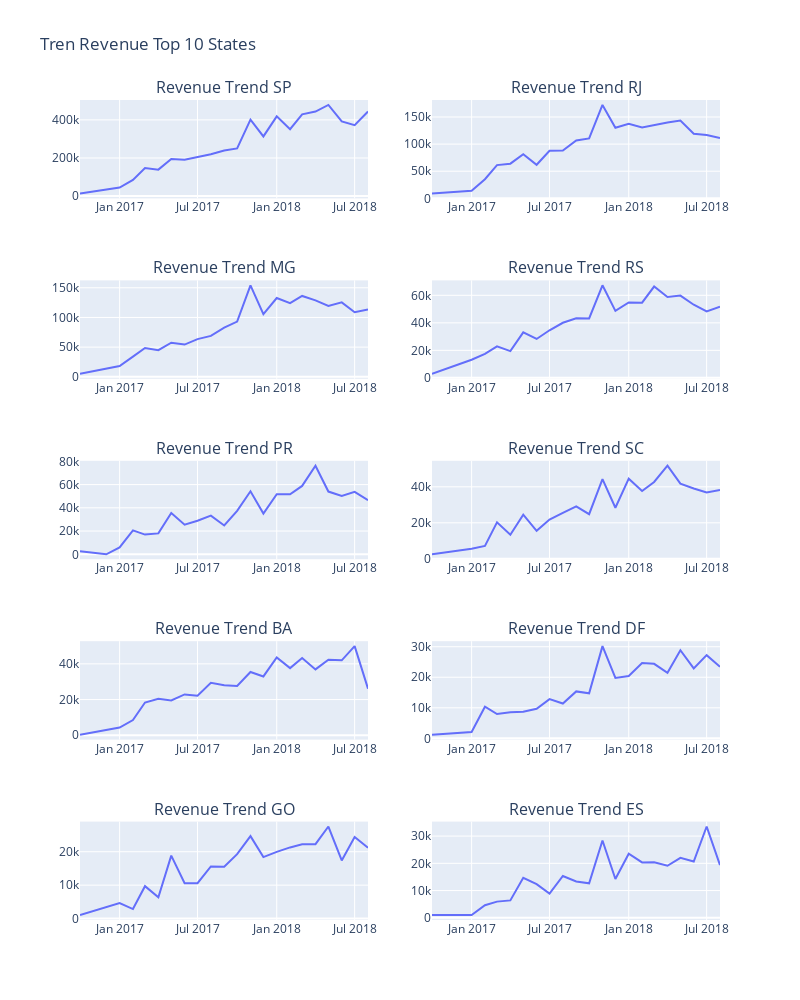

Notebook code for this chart:
### Code cell
# Membuat sebuah subplot dengan 5 rows dan 2 columns
fig = make_subplots(rows=5, cols=2, subplot_titles=('Revenue Trend SP', 'Revenue Trend RJ', 'Revenue Trend MG', 'Revenue Trend RS', 'Revenue Trend PR', 'Revenue Trend SC', 'Revenue Trend BA', 'Revenue Trend DF', 'Revenue Trend GO', 'Revenue Trend ES'))

# Add Plotly Express plots to each subplot
fig.add_trace(px.line(monthly_revenue_SP, x='year_month', y='revenue').data[0], row=1, col=1)
fig.add_trace(px.line(monthly_revenue_RJ, x='year_month', y='revenue').data[0], row=1, col=2)
fig.add_trace(px.line(monthly_revenue_MG, x='year_month', y='revenue').data[0], row=2, col=1)
fig.add_trace(px.line(monthly_revenue_RS, x='year_month', y='revenue').data[0], row=2, col=2)
fig.add_trace(px.line(monthly_revenue_PR, x='year_month', y='revenue').data[0], row=3, col=1)
fig.add_trace(px.line(monthly_revenue_SC, x='year_month', y='revenue').data[0], row=3, col=2)
fig.add_trace(px.line(monthly_revenue_BA, x='year_month', y='revenue').data[0], row=4, col=1)
fig.add_trace(px.line(monthly_revenue_DF, x='year_month', y='revenue').data[0], row=4, col=2)
fig.add_trace(px.line(monthly_revenue_GO, x='year_month', y='revenue').data[0], row=5, col=1)
fig.add_trace(px.line(monthly_revenue_ES, x='year_month', y='revenue').data[0], row=5, col=2)

# Update judul subplot (optional)
fig.update_layout(title_text='Tren Revenue Top 10 States',
                  autosize=False,
                  width=800,
                  height=1000,)

# Menampilkan plot
fig.show()

### Figure 1 — Plotly figure (JSON) as saved in the notebook; plotly's stock layout.template omitted (floating-point values rounded to 4 significant figures)
{"data": [{"hovertemplate": "year_month=%{x}<br>revenue=%{y}<extra></extra>", "legendgroup": "", "line": {"color": "#636efa", "dash": "solid"}, "marker": {"symbol": "circle"}, "mode": "lines", "name": "", "orientation": "v", "showlegend": false, "type": "scatter", "x": ["2016-10", "2017-1", "2017-2", "2017-3", "2017-4", "2017-5", "2017-6", "2017-7", "2017-8", "2017-9", "2017-10", "2017-11", "2017-12", "2018-1", "2018-2", "2018-3", "2018-4", "2018-5", "2018-6", "2018-7", "2018-8"], "xaxis": "x", "y": [13560.0, 44840.0, 84444, 147700.0, 138800.0, 195100.0, 191000.0, 204500.0, 219200.0, 238800.0, 249900.0, 401000.0, 313100.0, 418500.0, 351000.0, 429100.0, 443400.0, 478500.0, 392100.0, 371900.0, 443800.0], "yaxis": "y"}, {"hovertemplate": "year_month=%{x}<br>revenue=%{y}<extra></extra>", "legendgroup": "", "line": {"color": "#636efa", "dash": "solid"}, "marker": {"symbol": "circle"}, "mode": "lines", "name": "", "orientation": "v", "showlegend": false, "type": "scatter", "x": ["2016-10", "2017-1", "2017-2", "2017-3", "2017-4", "2017-5", "2017-6", "2017-7", "2017-8", "2017-9", "2017-10", "2017-11", "2017-12", "2018-1", "2018-2", "2018-3", "2018-4", "2018-5", "2018-6", "2018-7", "2018-8"], "xaxis": "x2", "y": [8992.0, 14040.0, 35280.0, 61340.0, 63920.0, 81330.0, 61890.0, 87580.0, 88280.0, 106700.0, 110600.0, 172200.0, 130000.0, 137400.0, 130600.0, 135200.0, 139700.0, 143400.0, 119200.0, 116700.0, 111200.0], "yaxis": "y2"}, {"hovertemplate": "year_month=%{x}<br>revenue=%{y}<extra></extra>", "legendgroup": "", "line": {"color": "#636efa", "dash": "solid"}, "marker": {"symbol": "circle"}, "mode": "lines", "name": "", "orientation": "v", "showlegend": false, "type": "scatter", "x": ["2016-10", "2017-1", "2017-2", "2017-3", "2017-4", "2017-5", "2017-6", "2017-7", "2017-8", "2017-9", "2017-10", "2017-11", "2017-12", "2018-1", "2018-2", "2018-3", "2018-4", "2018-5", "2018-6", "2018-7", "2018-8"], "xaxis": "x3", "y": [4960.0, 18070.0, 33920.0, 48490.0, 44910.0, 57390.0, 54350.0, 63490.0, 69010.0, 82840.0, 93050.0, 154100.0, 105500.0, 132700.0, 124200.0, 136200.0, 128800.0, 119500.0, 125400.0, 108800.0, 113600.0], "yaxis": "y3"}, {"hovertemplate": "year_month=%{x}<br>revenue=%{y}<extra></extra>", "legendgroup": "", "line": {"color": "#636efa", "dash": "solid"}, "marker": {"symbol": "circle"}, "mode": "lines", "name": "", "orientation": "v", "showlegend": false, "type": "scatter", "x": ["2016-10", "2017-1", "2017-2", "2017-3", "2017-4", "2017-5", "2017-6", "2017-7", "2017-8", "2017-9", "2017-10", "2017-11", "2017-12", "2018-1", "2018-2", "2018-3", "2018-4", "2018-5", "2018-6", "2018-7", "2018-8"], "xaxis": "x4", "y": [2898.0, 13140.0, 17390.0, 22940.0, 19470.0, 33050.0, 28270.0, 34590.0, 40030.0, 43250.0, 43170.0, 67260.0, 48710.0, 54820.0, 54680.0, 66380.0, 58780.0, 59770.0, 53150.0, 48280.0, 51760.0], "yaxis": "y4"}, {"hovertemplate": "year_month=%{x}<br>revenue=%{y}<extra></extra>", "legendgroup": "", "line": {"color": "#636efa", "dash": "solid"}, "marker": {"symbol": "circle"}, "mode": "lines", "name": "", "orientation": "v", "showlegend": false, "type": "scatter", "x": ["2016-10", "2016-12", "2017-1", "2017-2", "2017-3", "2017-4", "2017-5", "2017-6", "2017-7", "2017-8", "2017-9", "2017-10", "2017-11", "2017-12", "2018-1", "2018-2", "2018-3", "2018-4", "2018-5", "2018-6", "2018-7", "2018-8"], "xaxis": "x5", "y": [2580.0, 19.62, 5985, 20620.0, 16980.0, 17990.0, 35560.0, 25530.0, 28860.0, 33310.0, 24800.0, 37400.0, 54240.0, 35100.0, 51740.0, 51620.0, 58850.0, 76240.0, 53990.0, 50250.0, 53730.0, 46540.0], "yaxis": "y5"}, {"hovertemplate": "year_month=%{x}<br>revenue=%{y}<extra></extra>", "legendgroup": "", "line": {"color": "#636efa", "dash": "solid"}, "marker": {"symbol": "circle"}, "mode": "lines", "name": "", "orientation": "v", "showlegend": false, "type": "scatter", "x": ["2016-10", "2017-1", "2017-2", "2017-3", "2017-4", "2017-5", "2017-6", "2017-7", "2017-8", "2017-9", "2017-10", "2017-11", "2017-12", "2018-1", "2018-2", "2018-3", "2018-4", "2018-5", "2018-6", "2018-7", "2018-8"], "xaxis": "x6", "y": [2501.0, 5556.0, 7112.0, 20270.0, 13340.0, 24500.0, 15520.0, 21810.0, 25510.0, 29170.0, 24770.0, 44270.0, 28370.0, 44510.0, 37710.0, 42690.0, 51730.0, 41780.0, 39060.0, 36840.0, 38200.0], "yaxis": "y6"}, {"hovertemplate": "year_month=%{x}<br>revenue=%{y}<extra></extra>", "legendgroup": "", "line": {"color": "#636efa", "dash": "solid"}, "marker": {"symbol": "circle"}, "mode": "lines", "name": "", "orientation": "v", "showlegend": false, "type": "scatter", "x": ["2016-10", "2017-1", "2017-2", "2017-3", "2017-4", "2017-5", "2017-6", "2017-7", "2017-8", "2017-9", "2017-10", "2017-11", "2017-12", "2018-1", "2018-2", "2018-3", "2018-4", "2018-5", "2018-6", "2018-7", "2018-8"], "xaxis": "x7", "y": [321.0, 4325.0, 8517.0, 18310.0, 20390.0, 19540.0, 22870.0, 22120.0, 29360.0, 27980.0, 27610.0, 35450.0, 32940.0, 43530, 37610.0, 43210.0, 36880.0, 42320.0, 41950.0, 49920.0, 26100.0], "yaxis": "y7"}, {"hovertemplate": "year_month=%{x}<br>revenue=%{y}<extra></extra>", "legendgroup": "", "line": {"color": "#636efa", "dash": "solid"}, "marker": {"symbol": "circle"}, "mode": "lines", "name": "", "orientation": "v", "showlegend": false, "type": "scatter", "x": ["2016-10", "2017-1", "2017-2", "2017-3", "2017-4", "2017-5", "2017-6", "2017-7", "2017-8", "2017-9", "2017-10", "2017-11", "2017-12", "2018-1", "2018-2", "2018-3", "2018-4", "2018-5", "2018-6", "2018-7", "2018-8"], "xaxis": "x8", "y": [1200.0, 2105.0, 10370.0, 7957.0, 8551.0, 8687.0, 9700.0, 12840.0, 11400.0, 15360.0, 14730.0, 30200.0, 19770.0, 20380.0, 24650.0, 24410.0, 21470.0, 28840.0, 22880.0, 27240.0, 23420.0], "yaxis": "y8"}, {"hovertemplate": "year_month=%{x}<br>revenue=%{y}<extra></extra>", "legendgroup": "", "line": {"color": "#636efa", "dash": "solid"}, "marker": {"symbol": "circle"}, "mode": "lines", "name": "", "orientation": "v", "showlegend": false, "type": "scatter", "x": ["2016-10", "2017-1", "2017-2", "2017-3", "2017-4", "2017-5", "2017-6", "2017-7", "2017-8", "2017-9", "2017-10", "2017-11", "2017-12", "2018-1", "2018-2", "2018-3", "2018-4", "2018-5", "2018-6", "2018-7", "2018-8"], "xaxis": "x9", "y": [1056.0, 4658.0, 2856.0, 9699.0, 6346.0, 18850.0, 10590.0, 10580.0, 15610.0, 15490.0, 19280.0, 24660.0, 18390.0, 19960.0, 21290.0, 22220.0, 22260.0, 27540.0, 17380.0, 24380.0, 21200.0], "yaxis": "y9"}, {"hovertemplate": "year_month=%{x}<br>revenue=%{y}<extra></extra>", "legendgroup": "", "line": {"color": "#636efa", "dash": "solid"}, "marker": {"symbol": "circle"}, "mode": "lines", "name": "", "orientation": "v", "showlegend": false, "type": "scatter", "x": ["2016-10", "2017-1", "2017-2", "2017-3", "2017-4", "2017-5", "2017-6", "2017-7", "2017-8", "2017-9", "2017-10", "2017-11", "2017-12", "2018-1", "2018-2", "2018-3", "2018-4", "2018-5", "2018-6", "2018-7", "2018-8"], "xaxis": "x10", "y": [991.8, 1011.0, 4592.0, 5935.0, 6382.0, 14660.0, 12340.0, 8879.0, 15350.0, 13310.0, 12670.0, 28400.0, 14250.0, 23530.0, 20330.0, 20360.0, 19110.0, 22040.0, 20650.0, 33520.0, 19370.0], "yaxis": "y10"}], "layout": {"annotations": [{"font": {"size": 16}, "showarrow": false, "text": "Revenue Trend SP", "x": 0.225, "xanchor": "center", "xref": "paper", "y": 1, "yanchor": "bottom", "yref": "paper"}, {"font": {"size": 16}, "showarrow": false, "text": "Revenue Trend RJ", "x": 0.775, "xanchor": "center", "xref": "paper", "y": 1, "yanchor": "bottom", "yref": "paper"}, {"font": {"size": 16}, "showarrow": false, "text": "Revenue Trend MG", "x": 0.225, "xanchor": "center", "xref": "paper", "y": 0.78, "yanchor": "bottom", "yref": "paper"}, {"font": {"size": 16}, "showarrow": false, "text": "Revenue Trend RS", "x": 0.775, "xanchor": "center", "xref": "paper", "y": 0.78, "yanchor": "bottom", "yref": "paper"}, {"font": {"size": 16}, "showarrow": false, "text": "Revenue Trend PR", "x": 0.225, "xanchor": "center", "xref": "paper", "y": 0.56, "yanchor": "bottom", "yref": "paper"}, {"font": {"size": 16}, "showarrow": false, "text": "Revenue Trend SC", "x": 0.775, "xanchor": "center", "xref": "paper", "y": 0.56, "yanchor": "bottom", "yref": "paper"}, {"font": {"size": 16}, "showarrow": false, "text": "Revenue Trend BA", "x": 0.225, "xanchor": "center", "xref": "paper", "y": 0.34, "yanchor": "bottom", "yref": "paper"}, {"font": {"size": 16}, "showarrow": false, "text": "Revenue Trend DF", "x": 0.775, "xanchor": "center", "xref": "paper", "y": 0.34, "yanchor": "bottom", "yref": "paper"}, {"font": {"size": 16}, "showarrow": false, "text": "Revenue Trend GO", "x": 0.225, "xanchor": "center", "xref": "paper", "y": 0.12, "yanchor": "bottom", "yref": "paper"}, {"font": {"size": 16}, "showarrow": false, "text": "Revenue Trend ES", "x": 0.775, "xanchor": "center", "xref": "paper", "y": 0.12, "yanchor": "bottom", "yref": "paper"}], "autosize": false, "height": 1000, "title": {"text": "Tren Revenue Top 10 States"}, "width": 800, "xaxis": {"anchor": "y", "domain": [0, 0.45]}, "xaxis10": {"anchor": "y10", "domain": [0.55, 1]}, "xaxis2": {"anchor": "y2", "domain": [0.55, 1]}, "xaxis3": {"anchor": "y3", "domain": [0, 0.45]}, "xaxis4": {"anchor": "y4", "domain": [0.55, 1]}, "xaxis5": {"anchor": "y5", "domain": [0, 0.45]}, "xaxis6": {"anchor": "y6", "domain": [0.55, 1]}, "xaxis7": {"anchor": "y7", "domain": [0, 0.45]}, "xaxis8": {"anchor": "y8", "domain": [0.55, 1]}, "xaxis9": {"anchor": "y9", "domain": [0, 0.45]}, "yaxis": {"anchor": "x", "domain": [0.88, 1]}, "yaxis10": {"anchor": "x10", "domain": [0, 0.12]}, "yaxis2": {"anchor": "x2", "domain": [0.88, 1]}, "yaxis3": {"anchor": "x3", "domain": [0.66, 0.78]}, "yaxis4": {"anchor": "x4", "domain": [0.66, 0.78]}, "yaxis5": {"anchor": "x5", "domain": [0.44, 0.56]}, "yaxis6": {"anchor": "x6", "domain": [0.44, 0.56]}, "yaxis7": {"anchor": "x7", "domain": [0.22, 0.34]}, "yaxis8": {"anchor": "x8", "domain": [0.22, 0.34]}, "yaxis9": {"anchor": "x9", "domain": [0, 0.12]}}}
